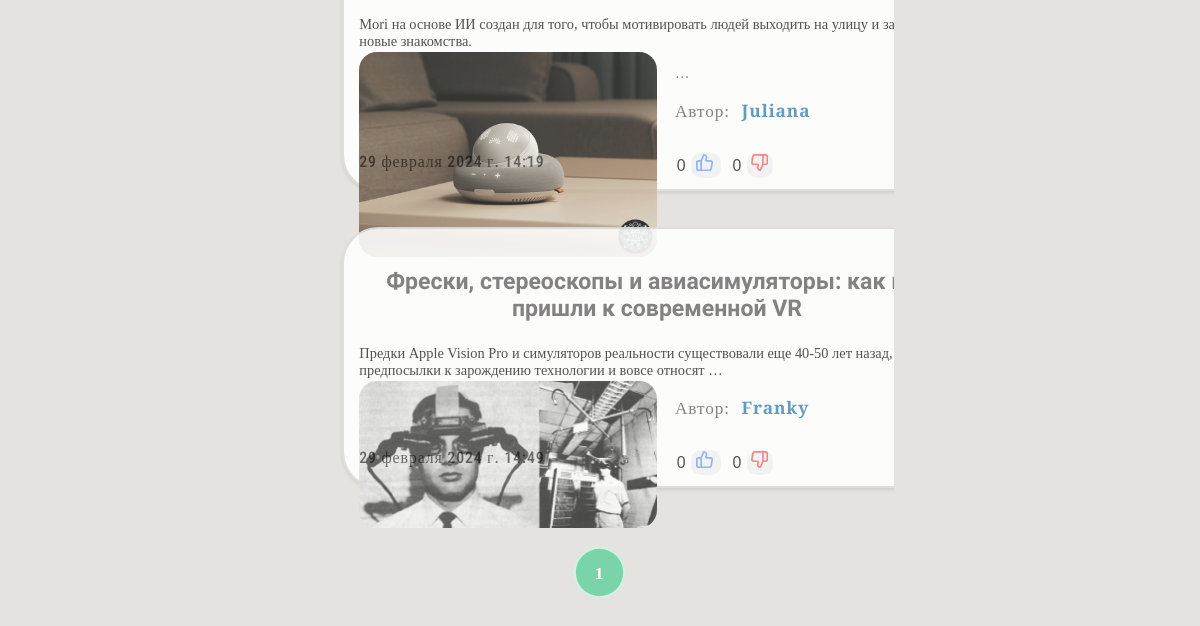
The page /category/2/ (lower part) on the database as committed earlier.
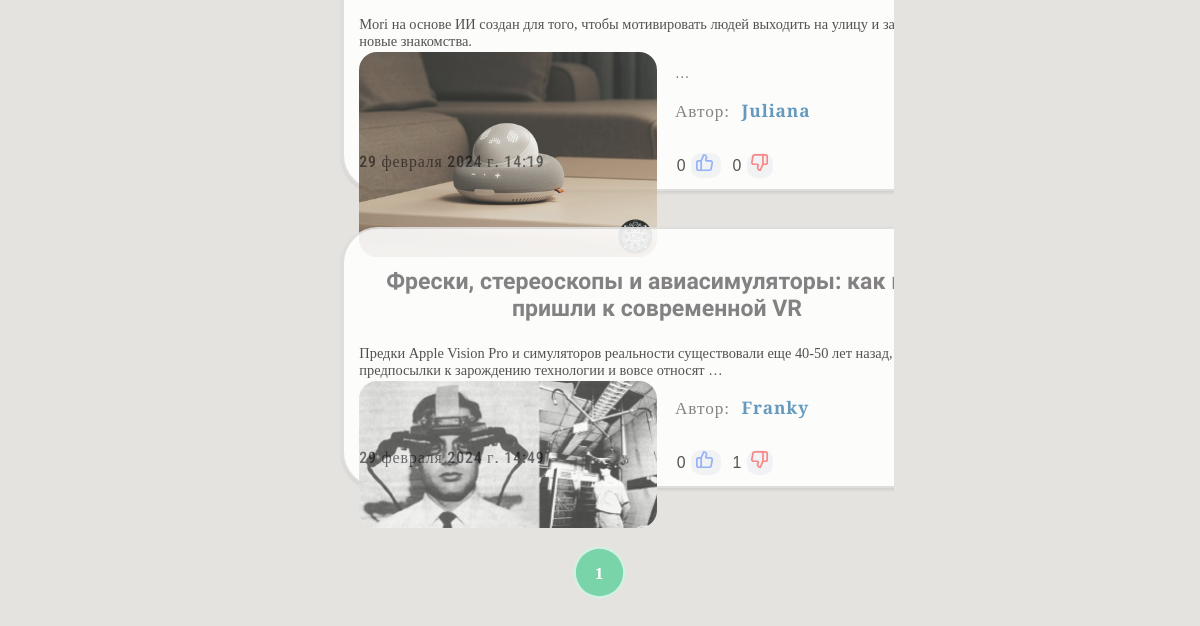
The same page on the database as committed later.
### articles/models.py (models this page shows, shortened)
class Article(models.Model):
    title = models.CharField(max_length=255, verbose_name='Статья')
    content = models.TextField(verbose_name='Контент')
    author = models.ForeignKey(settings.AUTH_USER_MODEL, on_delete=models.CASCADE, verbose_name='Автор')
    created_at = models.DateTimeField(auto_now_add=True, verbose_name='Дата')
    photo = models.ImageField(upload_to='photo', blank=True, verbose_name='Изображение')
    likes = models.ManyToManyField(settings.AUTH_USER_MODEL, related_name='liked_articles')
    dislikes = models.ManyToManyField(settings.AUTH_USER_MODEL, related_name='disliked_articles')
    category = models.ForeignKey('Category', on_delete=models.PROTECT, verbose_name="Категория")
    views = models.PositiveIntegerField(default=0, verbose_name='Просмотры')

### accounts/models.py (models this page shows, shortened)
class User(AbstractUser):
    username = models.CharField(max_length=150, unique=True, verbose_name='Имя')
    password = models.CharField(max_length=128, null=False, blank=False, verbose_name='Пароль')
    bio = models.TextField(blank=True, verbose_name='Биография')
    country = models.CharField(max_length=50, blank=True, verbose_name='Страна')
    city = models.CharField(max_length=50, blank=True, verbose_name='Город')
    is_online = models.BooleanField(default=False, verbose_name='Статус')
    occupation = models.CharField(max_length=50, blank=True, verbose_name='Род деятельности')
    avatar = models.ImageField(upload_to='avatars', blank=True, verbose_name='Аватар')
    date_joined = models.DateTimeField(auto_now_add=True, verbose_name='Дата')
    email = models.EmailField(unique=True)
    gender_choices = [
        ('M', 'Мужской'),
        ('F', 'Женский'),
    ]
    gender = models.CharField(max_length=1, choices=gender_choices, blank=True, verbose_name='Пол')
    age = models.IntegerField(blank=True, null=True, verbose_name='Возраст')
    last_login = models.DateTimeField(default=timezone.now)  # Добавляем поле last_login с дефолтным значением
    groups = None
    user_permissions = None
    def is_online(self):
        return (timezone.now() - self.last_login).seconds < 600

### articles/views.py (the view)
# urls.py: path('category/<int:category_id>/', category_articles, name='category_articles'),
def category_articles(request, category_id):
    category = Category.objects.get(id=category_id)
    articles_list = Article.objects.filter(category=category)
    paginator = Paginator(articles_list, 5)
    page = request.GET.get('page', 1)
    try:
        articles = paginator.page(page)
    except (PageNotAnInteger, EmptyPage):
        articles = paginator.page(1)
    categories = Category.objects.all()
    return render(request, 'articles/category_articles.html', {'articles': articles, 'category': category, 'categories': categories})

### articles/templates/articles/category_articles.html (shortened to what this page needs)
{% extends 'core/base.html' %}
{% block content %}
<div style="margin: 0 auto" class="article-list">
    {% if articles %}
     <ul>
         {% for article in articles %}
          <li>
               <div class="article-item">
                   <a class="open_rewiew" href="{% url 'review_article' pk=article.id %}">
                       <h3>{{ article.title }}</h3>
                   </a>
                   {% if article.photo %}
                   <img class="image-article" src="{{ article.photo.url }}" alt="{{ article.title }}">
                   {% endif %}
                   <p class="content-article"> {{ article.content|safe|truncatewords:20|linebreaks }}</p>
                   <p class="author-article"> Автор: <span class="author-span">{{ article.author.username }}</span> </p>
                    <p class="content-likes-dislikes-bookmarkio-article">
                        <span id="likes-count-{{ article.id }}" style="font-family: Arial, serif; font-size: 1.1em; font-weight:500; padding: 2px;">{{ article.likes.count }}</span>
                        <span class="like-button" data-article-id="{{ article.id }}" data-is-liked="{{ article.is_liked }}" data-is-disliked="{{ article.is_disliked }}">
                        </span>
                        <span id="dislikes-count-{{ article.id }}" style="font-family: Arial, serif; font-size: 1.1em; font-weight:500; padding: 2px;" >{{ article.dislikes.count }}</span>
                        <span class="dislike-button" data-article-id="{{ article.id }}" data-is-liked="{{ article.is_liked }}" data-is-disliked="{{ article.is_disliked }}">
                        </span>
                    </p>
                   <p class="date-created-article"> {{article.created_at }}</p>
               </div>
          </li>
           {% endfor %}
     </ul>
            {% else %}
                <p>Статей нет</p>
            {% endif %}
        </div>
    <div class="pagination">
        {% for i in articles.paginator.page_range %}
            {% if articles.number == i %}
                <span class="page current">{{ i }}</span>
            {% else %}
                <a href="?page={{ i }}" class="page">{{ i }}</a>
            {% endif %}
        {% endfor %}
    </div>
{% endblock %}

### core/templates/core/base.html (shortened to what this page needs)
<!DOCTYPE html>
{% load static %}
<html lang="en">
<head>
    <link rel="stylesheet" href="{% static 'css/style.css' %}">
</head>
<body class="loaded">
<div class="container">
    <div class="wrap">
        {% block content %}{% endblock %}
    </div>
</body>
</html>

### core/static/css/style.css (style rules this page uses)
body { margin: 0; padding: 0; background: rgba(93, 82, 57, 0.16); zoom: 0.9; height: 100vh; opacity: 0; }
ul { list-style: none; font-family: Spectral SC, serif; font-weight: 300; color: rgba(59, 58, 53, 0.71); }
.container .wrap { display: flex; flex-direction: column; align-items: center; justify-content: center; }
.article-list { vertical-align: baseline; z-index: 2; box-sizing: inherit; position: relative; width: 49%; margin: 80px auto 11px; display: grid; grid-template-columns: repeat(auto-fill, minmax(300px, 1fr)); gap: 20px; overflow: auto; max-height: fit-content; }
.article-item { position: relative; border: 3px solid rgba(192, 192, 192, 0.51); box-sizing: border-box; border-radius: 40px; background-color: rgba(255, 255, 255, 0.88); box-shadow: 0 2px 4px rgba(0, 0, 0, 0.1); margin: 40px 0; width: 700px; height: 500px; max-height: fit-content; padding: 17px 17px 0; }
.article-item h3 { padding-bottom: 40px; text-align: center; color: rgba(88, 87, 87, 0.74); font-weight: 600; font-family: Play, serif; font-size: 1.6em; word-break: break-word; }
.article-item .content-article { margin-bottom: -40px; }
.article-list p { font-family: Spectral SC, serif; font-weight: 400; font-size: 1em; color: rgb(82, 82, 80); }
.content-likes-dislikes-bookmarkio-article { display: inline-block; }
.article-list .date-created-article { font-weight: 500; position: absolute; bottom: 3px; color: rgba(0, 0, 0, 0.53); font-family: Roboto Condensed, serif; letter-spacing: 1px; font-size: 1.1em; }
.like-button, .dislike-button { background: rgba(74, 85, 98, 0.06); padding: 5px; border-radius: 11px; }
.like-button, .dislike-button { margin-right: 11px; cursor: pointer; }
.like-button svg, .dislike-button svg { width: 19px; height: 19px; }
.open_rewiew { text-decoration: none; color: #6b6a6a; }
.pagination span.page.current, .pagination a.page { background: rgba(163, 201, 184, 0.77); padding: 14px 19px; text-decoration: none; color: #ffffff; display: inline-block; border-radius: 50%; transition: background-color linear 0.3s, transform ease-in-out 0.3s; border: 3px solid rgba(255, 255, 255, 0.66); font-weight: bold; letter-spacing: 1px; font-size: 1.1em; margin: 7px; }
.pagination span.page.current, .pagination a.page:hover { background-color: rgba(69, 204, 144, 0.67); transform: scale(1.1); }
.image-article { max-width: 50%; max-height: 50%; border-radius: 20px; opacity: 0.8; float: left; margin-right: 20px; }
.article-list .author-article { font-weight: 500; color: rgba(84, 83, 83, 0.71); font-size: 1.2em; letter-spacing: 1px; }
.article-list .author-span { font-family: Spectral SC,serif; font-weight: 600; color: rgba(28, 108, 161, 0.68); margin-left: 7px; }

Rows that differ between the two databases and show on the page:
changed Article "Фрески, стереоскопы и авиасимуляторы: как": dislikes.count "0" → "1"
